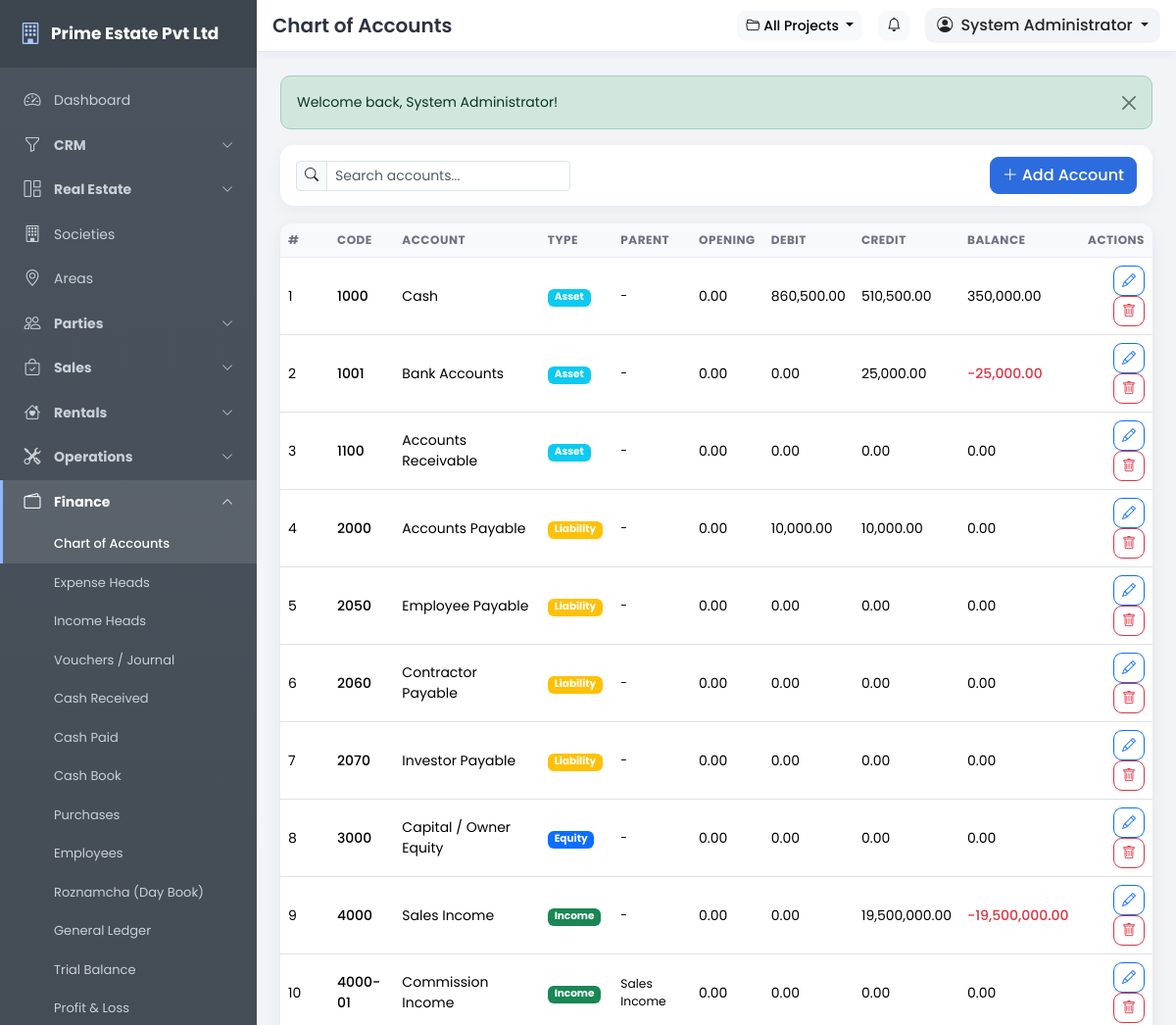
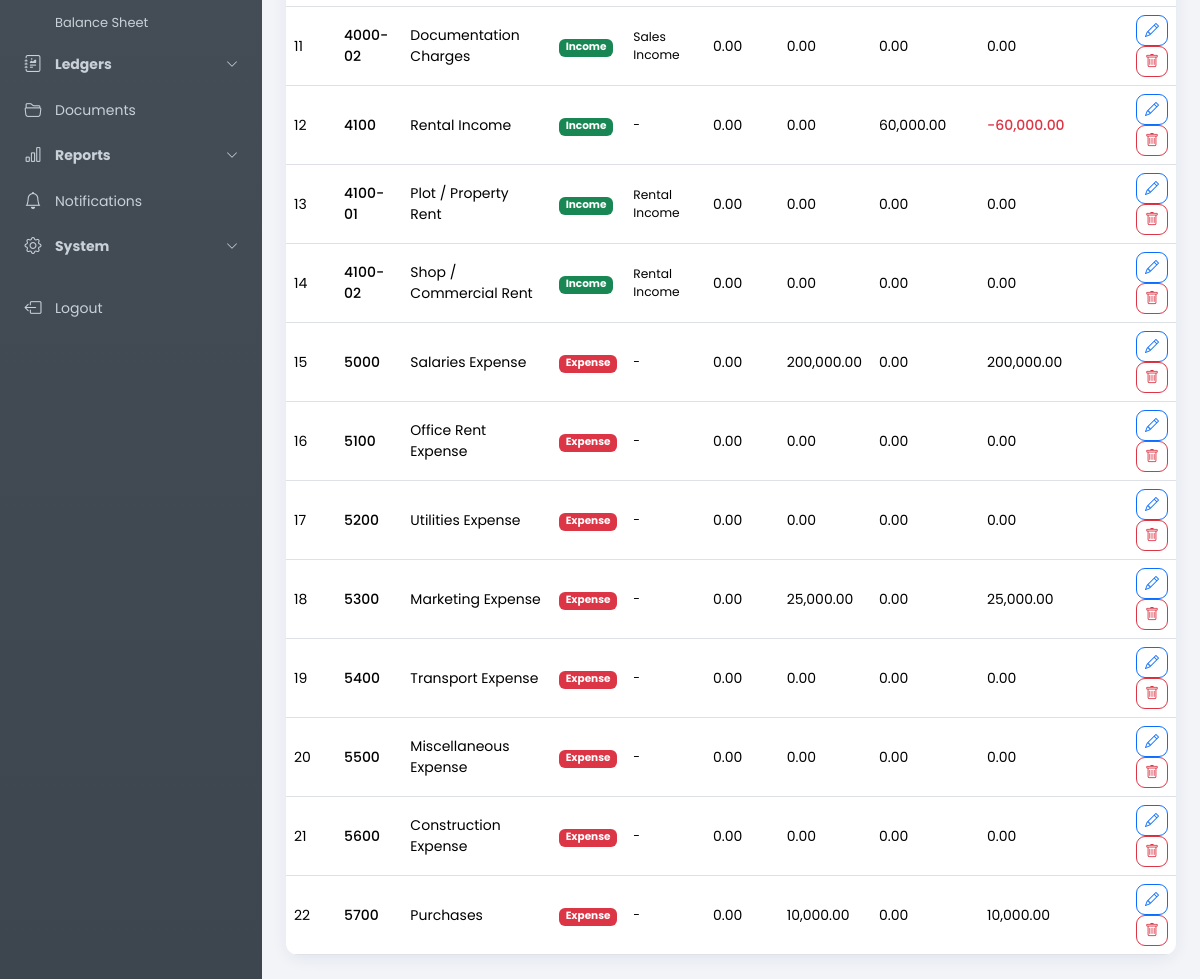
Screenshot of /pages/chart_of_accounts.php (signed in) with the database file from the repository (2 pictures, top to bottom).
### tables this page shows
CREATE TABLE IF NOT EXISTS users (
  id INT UNSIGNED NOT NULL AUTO_INCREMENT,
  role_id INT UNSIGNED NOT NULL,
  branch_id INT UNSIGNED DEFAULT NULL,
  username VARCHAR(80) NOT NULL,
  password VARCHAR(255) NOT NULL,
  full_name VARCHAR(150) NOT NULL,
  email VARCHAR(120) DEFAULT NULL,
  phone VARCHAR(40) DEFAULT NULL,
  photo VARCHAR(255) DEFAULT NULL,
  status TINYINT(1) NOT NULL DEFAULT 1,
  last_login DATETIME DEFAULT NULL,
  remember_token VARCHAR(64) DEFAULT NULL,
  created_date DATE NOT NULL,
  created_time TIME NOT NULL,
  updated_date DATE NOT NULL,
  updated_time TIME NOT NULL,
  PRIMARY KEY (id),
  UNIQUE KEY uq_users_username (username),
  KEY idx_users_role (role_id),
  CONSTRAINT fk_users_role FOREIGN KEY (role_id) REFERENCES roles (id) ON DELETE CASCADE
);

CREATE TABLE IF NOT EXISTS chart_of_accounts (
  id INT UNSIGNED NOT NULL AUTO_INCREMENT,
  code VARCHAR(30) NOT NULL,
  name VARCHAR(180) NOT NULL,
  account_type ENUM('asset','liability','equity','income','expense') NOT NULL,
  parent_id INT UNSIGNED DEFAULT NULL,
  opening_balance DECIMAL(14,2) NOT NULL DEFAULT 0.00,
  created_date DATE NOT NULL,
  created_time TIME NOT NULL,
  updated_date DATE NOT NULL,
  updated_time TIME NOT NULL,
  PRIMARY KEY (id),
  UNIQUE KEY uq_coa_code (code),
  CONSTRAINT fk_coa_parent FOREIGN KEY (parent_id) REFERENCES chart_of_accounts (id) ON DELETE SET NULL
);

### includes/config.php (called while the page is built, shortened)
<?php
function setting($key, $default = '') {
    static $cache = null;
    global $mysqli;
    if ($cache === null) {
        $cache = [];
        if (isset($mysqli)) {
            $rows = db_all("SELECT setting_key, setting_value FROM settings");
            foreach ($rows as $r) {
                $cache[$r['setting_key']] = $r['setting_value'];
            }
        }
    }
    return isset($cache[$key]) && $cache[$key] !== '' ? $cache[$key] : $default;
}

### includes/auth.php (called while the page is built, shortened)
<?php
require_once __DIR__ . '/functions.php';
if (is_logged_in()) {
    $timeout = (int)setting('session_timeout', 60) * 60;
    $user = db_get("SELECT u.*, r.name AS role_name, r.is_super_admin
                    FROM users u
                    JOIN roles r ON r.id = u.role_id
                    WHERE u.id = ?", [$_SESSION['user_id']]);
    if ($user) {
        $user['perms'] = [];
        $rows = db_all("SELECT p.slug FROM role_permissions rp
                        JOIN permissions p ON p.id = rp.permission_id
                        WHERE rp.role_id = ?", [$user['role_id']]);
        foreach ($rows as $r) {
            $user['perms'][] = $r['slug'];
        }
    }
}

### pages/chart_of_accounts.php (the view, shortened to what this page needs)
<?php
require_once '../includes/auth.php';
$title = 'Chart of Accounts';
$canEdit = has_permission('accounting.manage');
$records = db_all("SELECT a.*, p.name AS parent_name,
                   (SELECT COALESCE(SUM(vi.debit),0) FROM voucher_items vi JOIN vouchers v ON v.id = vi.voucher_id WHERE vi.account_id = a.id AND v.status = 'posted') AS total_debit,
                   (SELECT COALESCE(SUM(vi.credit),0) FROM voucher_items vi JOIN vouchers v ON v.id = vi.voucher_id WHERE vi.account_id = a.id AND v.status = 'posted') AS total_credit
                   FROM chart_of_accounts a
                   LEFT JOIN chart_of_accounts p ON p.id = a.parent_id
                   ORDER BY a.account_type, a.code");
$typeColors = ['asset' => 'info', 'liability' => 'warning', 'equity' => 'primary', 'income' => 'success', 'expense' => 'danger'];
include '../includes/header.php';
?>
<div class="toolbar d-flex flex-wrap align-items-center gap-2">
    <div class="input-group input-group-sm" style="max-width:280px">
        <span class="input-group-text"><i class="bi bi-search"></i></span>
        <input type="text" class="form-control table-search" data-table="#dataTable" placeholder="Search accounts...">
    </div>
    <?php if ($canEdit): ?>
    <button class="btn btn-primary ms-auto" data-bs-toggle="modal" data-bs-target="#recordModal" data-add="Add Account"><i class="bi bi-plus-lg me-1"></i>Add Account</button>
    <?php endif; ?>
</div>
<div class="card">
    <div class="card-body p-0">
        <div class="table-responsive">
            <table class="table table-hover mb-0" id="dataTable">
                <thead><tr><th style="width:50px">#</th><th>Code</th><th>Account</th><th>Type</th><th>Parent</th><th>Opening</th><th>Debit</th><th>Credit</th><th>Balance</th><?php if ($canEdit): ?><th class="text-end">Actions</th><?php endif; ?></tr></thead>
                <tbody>
                <?php foreach ($records as $i => $r): ?>
                    <?php $bal = (float)$r['opening_balance'] + (float)$r['total_debit'] - (float)$r['total_credit']; ?>
                    <tr>
                        <td><?= $i + 1 ?></td>
                        <td class="fw-medium"><?= e($r['code']) ?></td>
                        <td><?= e($r['name']) ?></td>
                        <td><span class="badge bg-<?= $typeColors[$r['account_type']] ?>"><?= ucfirst($r['account_type']) ?></span></td>
                        <td class="small"><?= e($r['parent_name'] ?? '-') ?></td>
                        <td><?= fmt_money($r['opening_balance']) ?></td>
                        <td><?= fmt_money($r['total_debit']) ?></td>
                        <td><?= fmt_money($r['total_credit']) ?></td>
                        <td><span class="<?= $bal < 0 ? 'text-danger fw-medium' : '' ?>"><?= fmt_money($bal) ?></span></td>
                        <?php if ($canEdit): ?>
                        <td class="text-end">
                            <button class="btn btn-sm btn-outline-primary" data-bs-toggle="modal" data-bs-target="#recordModal" data-edit='<?= h(json_encode(['id' => $r['id'], 'code' => $r['code'], 'name' => $r['name'], 'account_type' => $r['account_type'], 'parent_id' => $r['parent_id'], 'opening_balance' => $r['opening_balance']])) ?>'><i class="bi bi-pencil"></i></button>
                            <form method="post" class="d-inline" data-confirm="Delete this account?">
                                <button class="btn btn-sm btn-outline-danger"><i class="bi bi-trash"></i></button>
                            </form>
                        </td>
                        <?php endif; ?>
                    </tr>
                <?php endforeach; ?>
                </tbody>
            </table>
        </div>
    </div>
</div>
<?php include '../includes/footer.php'; ?>

### includes/header.php (shortened to what this page needs)
<?php
$company = setting('company_name', APP_NAME);
$activeProject = active_project();
$activeProjectName = $activeProject ? $activeProject['name'] : 'All Projects';
?>
<!DOCTYPE html>
<html lang="en">
<head>
<link href="https://cdn.jsdelivr.net/npm/bootstrap@5.3.3/dist/css/bootstrap.min.css" rel="stylesheet">
<link href="https://cdn.jsdelivr.net/npm/bootstrap-icons@1.11.3/font/bootstrap-icons.min.css" rel="stylesheet">
<link href="<?= BASE_URL ?>/assets/css/style.css" rel="stylesheet">
</head>
<body>
<aside class="sidebar" id="appSidebar">
    <div class="sidebar-brand">
        <a class="brand-link" href="<?= BASE_URL ?>/index.php">
            <i class="bi bi-building"></i>
            <span><?= e($company) ?></span>
        </a>
    </div>
    <?php include __DIR__ . '/sidebar.php'; ?>
</aside>
<div class="main-area">
    <header class="topbar">
        <div class="d-flex align-items-center gap-3 px-3 py-2">
            <h5 class="mb-0 fw-semibold d-none d-sm-block"><?= e($title) ?></h5>
            <div class="ms-auto d-flex align-items-center gap-3">
                <div class="dropdown">
                    <button class="btn btn-light btn-sm dropdown-toggle" type="button" data-bs-toggle="dropdown" aria-expanded="false" title="Active Project">
                        <i class="bi bi-folder2-open me-1"></i><?= e($activeProjectName) ?>
                    </button>
                </div>
                <a href="<?= BASE_URL ?>/pages/notifications.php" class="btn btn-light btn-sm position-relative" title="Notifications">
                    <i class="bi bi-bell"></i>
                </a>
                <div class="dropdown user-drop">
                    <button class="btn dropdown-toggle" type="button" data-bs-toggle="dropdown" aria-expanded="false">
                        <i class="bi bi-person-circle me-1"></i>
                        <?= e($user['full_name'] ?? 'User') ?>
                    </button>
                </div>
            </div>
        </div>
    </header>
    <div class="page-content">
        <?= get_flash() ?>

### assets/css/style.css (style rules this page uses)
:root { --sidebar-bg: #4b545e; --sidebar-bg2: #3d454e; --sidebar-text: #c9d0d8; --sidebar-width: 262px; --primary: #2d6cdf; }
* { box-sizing: border-box; }
body { font-family: 'Poppins', 'Segoe UI', sans-serif; background: #f2f4f8; font-size: 14px; color: #2d3340; }
a { text-decoration: none; }
.sidebar { position: fixed; top: 0; left: 0; bottom: 0; width: var(--sidebar-width); background: linear-gradient(180deg, var(--sidebar-bg), var(--sidebar-bg2)); color: var(--sidebar-text); z-index: 1040; overflow-y: auto; overflow-x: hidden; transition: transform .28s ease; scrollbar-width: thin; }
.sidebar-brand { padding: 18px 20px; border-bottom: 1px solid rgba(255, 255, 255, .08); position: sticky; top: 0; background: rgba(61, 69, 78, .96); z-index: 5; }
.brand-link { color: #fff; font-weight: 700; font-size: 17px; display: flex; align-items: center; gap: 10px; }
.brand-link i { font-size: 22px; color: #a9c9ff; }
.main-area { margin-left: var(--sidebar-width); min-height: 100vh; display: flex; flex-direction: column; }
.topbar { background: #fff; position: sticky; top: 0; z-index: 1030; border-bottom: 1px solid #e6e9ef; box-shadow: 0 2px 10px rgba(20, 40, 80, .05); }
.topbar h5 { color: #2d3340; }
.user-drop .dropdown-toggle { background: #f2f4f8; border: 0; border-radius: 10px; font-weight: 500; }
.page-content { padding: 24px; flex: 1; }
.card { border: 0; border-radius: 14px; box-shadow: 0 4px 16px rgba(20, 40, 80, .07); }
.card-body { padding: 20px; }
.table thead th { background: #f7f9fc; font-size: 12px; text-transform: uppercase; letter-spacing: .5px; color: #6b7280; border-bottom: 1px solid #e8ecf3; white-space: nowrap; }
.table tbody td { vertical-align: middle; }
.btn { border-radius: 9px; font-weight: 500; }
.btn-primary { background: var(--primary); border-color: var(--primary); }
.form-control, .form-select { border-radius: 9px; border-color: #dde3ec; font-size: 14px; }
.toolbar { background: #fff; border-radius: 14px; padding: 12px 16px; box-shadow: 0 4px 14px rgba(20,40,80,.05); margin-bottom: 18px; }
.table-responsive { border-radius: 12px; }

### rows the page displays
users: full_name "System Administrator"
chart_of_accounts: code "1000", name "Cash", account_type "Asset", parent_name "-", opening_balance "0.00", total_debit "860,500.00", total_credit "510,500.00", bal "350,000.00"
chart_of_accounts: code "1001", name "Bank Accounts", account_type "Asset", parent_name "-", opening_balance "0.00", total_debit "0.00", total_credit "25,000.00", bal "-25,000.00"
chart_of_accounts: code "1100", name "Accounts Receivable", account_type "Asset", parent_name "-", opening_balance "0.00", total_debit "0.00", total_credit "0.00"
chart_of_accounts: code "2000", name "Accounts Payable", account_type "Liability", parent_name "-", opening_balance "0.00", total_debit "10,000.00", total_credit "10,000.00"
chart_of_accounts: code "2050", name "Employee Payable", account_type "Liability", parent_name "-", opening_balance "0.00", total_debit "0.00", total_credit "0.00"
chart_of_accounts: code "2060", name "Contractor Payable", account_type "Liability", parent_name "-", opening_balance "0.00", total_debit "0.00", total_credit "0.00"
chart_of_accounts: code "2070", name "Investor Payable", account_type "Liability", parent_name "-", opening_balance "0.00", total_debit "0.00", total_credit "0.00"
chart_of_accounts: code "3000", name "Capital / Owner Equity", account_type "Equity", parent_name "-", opening_balance "0.00", total_debit "0.00", total_credit "0.00"
chart_of_accounts: code "4000", name "Sales Income", account_type "Income", parent_name "-", opening_balance "0.00", total_debit "0.00", total_credit "19,500,000.00", bal "-19,500,000.00"
chart_of_accounts: code "4000-01", name "Commission Income", account_type "Income", parent.name "Sales Income", opening_balance "0.00", total_debit "0.00", total_credit "0.00"
chart_of_accounts: code "4000-02", name "Documentation Charges", account_type "Income", parent.name "Sales Income", opening_balance "0.00", total_debit "0.00", total_credit "0.00"
chart_of_accounts: code "4100", name "Rental Income", account_type "Income", parent_name "-", opening_balance "0.00", total_debit "0.00", total_credit "60,000.00", bal "-60,000.00"
chart_of_accounts: code "4100-01", name "Plot / Property Rent", account_type "Income", parent.name "Rental Income", opening_balance "0.00", total_debit "0.00", total_credit "0.00"
chart_of_accounts: code "4100-02", name "Shop / Commercial Rent", account_type "Income", parent.name "Rental Income", opening_balance "0.00", total_debit "0.00", total_credit "0.00"
chart_of_accounts: code "5000", name "Salaries Expense", account_type "Expense", parent_name "-", opening_balance "0.00", total_debit "200,000.00", total_credit "0.00", bal "200,000.00"
chart_of_accounts: code "5100", name "Office Rent Expense", account_type "Expense", parent_name "-", opening_balance "0.00", total_debit "0.00", total_credit "0.00"
chart_of_accounts: code "5200", name "Utilities Expense", account_type "Expense", parent_name "-", opening_balance "0.00", total_debit "0.00", total_credit "0.00"
chart_of_accounts: code "5300", name "Marketing Expense", account_type "Expense", parent_name "-", opening_balance "0.00", total_debit "25,000.00", total_credit "0.00", bal "25,000.00"
chart_of_accounts: code "5400", name "Transport Expense", account_type "Expense", parent_name "-", opening_balance "0.00", total_debit "0.00", total_credit "0.00"
chart_of_accounts: code "5500", name "Miscellaneous Expense", account_type "Expense", parent_name "-", opening_balance "0.00", total_debit "0.00", total_credit "0.00"
chart_of_accounts: code "5600", name "Construction Expense", account_type "Expense", parent_name "-", opening_balance "0.00", total_debit "0.00", total_credit "0.00"
chart_of_accounts: code "5700", name "Purchases", account_type "Expense", parent_name "-", opening_balance "0.00", total_debit "10,000.00", total_credit "0.00", bal "10,000.00"

### other values shown
$company "Prime Estate Pvt Ltd"
$title "Chart of Accounts"
$activeProjectName "All Projects"
$f['msg'] "Welcome back, System Administrator!"
